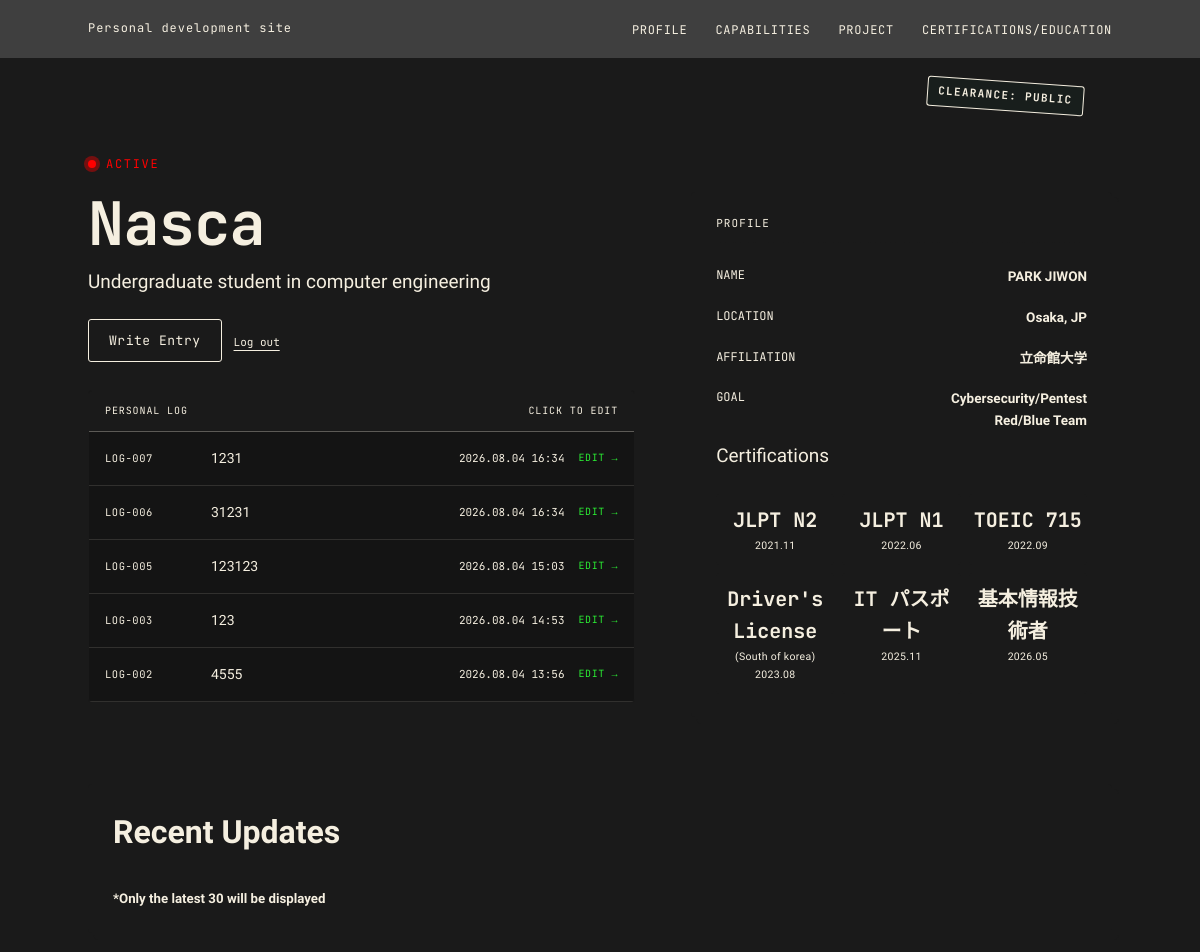
The page / (signed in, upper part) on the database as committed earlier.
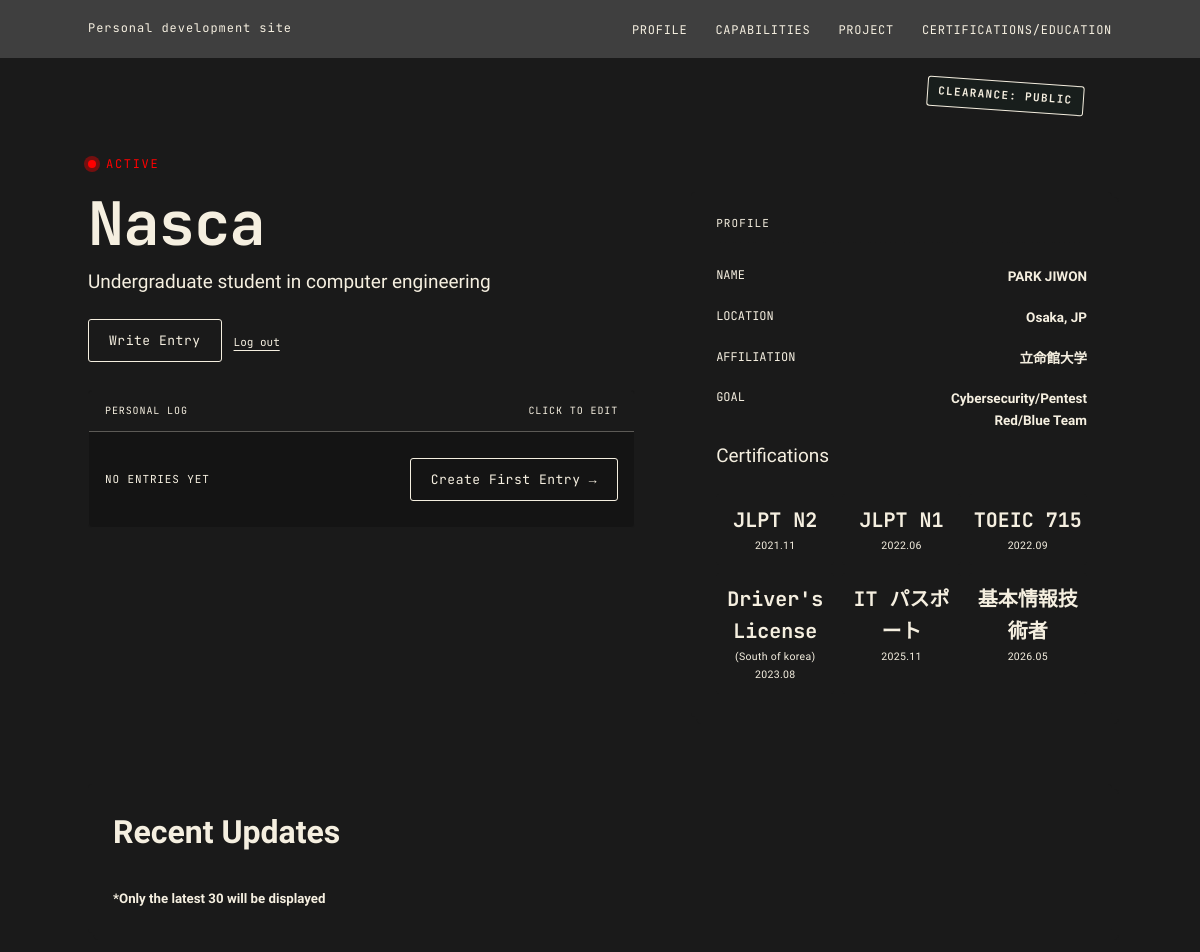
The same page on the database as committed later.
### models.py (models this page shows)
class Post(db.Model):
    id = db.Column(db.Integer, primary_key=True)
    title = db.Column(db.String(200), nullable=False)
    content = db.Column(db.Text, nullable=False)
    created_at = db.Column(
        db.DateTime,
        default=db.func.current_timestamp()
    )

### app.py (the view)
@app.route("/")
def home():
    visitor = Visitor(
        ip = request.remote_addr,
        page = request.path,
        user_agent = request.headers.get("User-Agent")
    )
    db.session.add(visitor)
    db.session.commit()
    posts = Post.query.order_by(Post.created_at.desc()).all()
    recent_visitors = (
        Visitor.query
        .filter(Visitor.ip.notlike("%:%"))
        .order_by(Visitor.visited_at.desc())
        .limit(50)
        .all()
    )
    return render_template(
        "index.html",
        posts=posts,
        recent_visitors=recent_visitors,
        mask_ip=mask_ip,
    )

### app.py (called while the page is built)
def is_admin():
    return session.get("is_admin", False)

def csrf_token():
    if "csrf_token" not in session:
        session["csrf_token"] = secrets.token_urlsafe(32)
    return session["csrf_token"]

@app.context_processor
def inject_template_values():
    return {"is_admin": is_admin(), "csrf_token": csrf_token}

### templates/index.html (shortened to what the changed rows need)
<!doctype html>
<html lang="ko">
  <head>
    <link rel="stylesheet" href="/static/css/style.css">
  </head>
  <body>
    <div class="wrap">
      <section class="hero" style="border-top: none">
        <div class="hero-grid">
          <div>
            <h1>Nasca</h1>
            <div class="hero-posts">
              <div class="post-list">
                {% for post in posts %}
                <button
                  class="post-item"
                  type="button"
                  data-post-id="{{ post.id }}"
                  data-post-title="{{ post.title }}"
                  data-post-content="{{ post.content }}"
                  {% if is_admin %}data-editable{% endif %}
                >
                  <span class="post-item-id">LOG-{{ '%03d'|format(post.id) }}</span>
                  <span class="post-item-title">{{ post.title }}</span>
                  <span class="post-item-date">{{ post.created_at.strftime('%Y.%m.%d %H:%M') }}</span>
                  {% if is_admin %}<span class="post-item-edit">EDIT →</span>{% endif %}
                </button>
                {% else %}
                <div class="post-empty">
                  <span>NO ENTRIES YET</span>
                  {% if is_admin %}
                  <button class="btn btn-ghost" type="button" data-open-write>Create First Entry →</button>
                  {% else %}
                  <a class="btn btn-ghost" href="{{ url_for('login', next=request.path) }}">Sign in to create an entry →</a>
                  {% endif %}
                </div>
                {% endfor %}
              </div>
            </div>
          </div>
        </div>
      </section>
      <section id="syslog">
        <div class="file-card">
          <h2>Recent Updates</h2>
        </div>
      </section>
    </div>
  </body>
</html>

Rows that differ between the two databases and show on the page:
removed Post: id "007", title "1231", created_at "2026.08.04 16:34"
removed Post: id "006", title "31231", created_at "2026.08.04 16:34"
removed Post: id "005", title "123123", created_at "2026.08.04 15:03"
removed Post: id "003", title "123", created_at "2026.08.04 14:53"
removed Post: id "002", title "4555", created_at "2026.08.04 13:56"
Other text that changed with them:
text now shown: "NO ENTRIES YET Create First Entry →"
